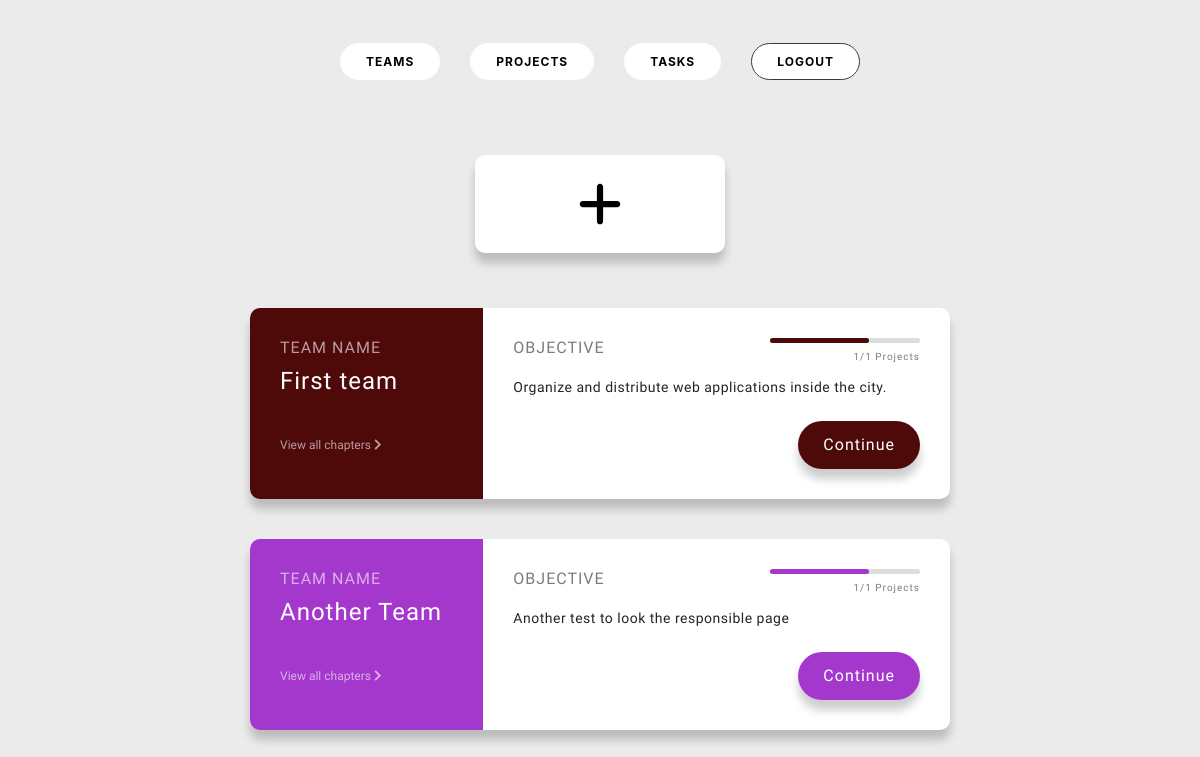
The page /teams (signed in) on the database as committed earlier.
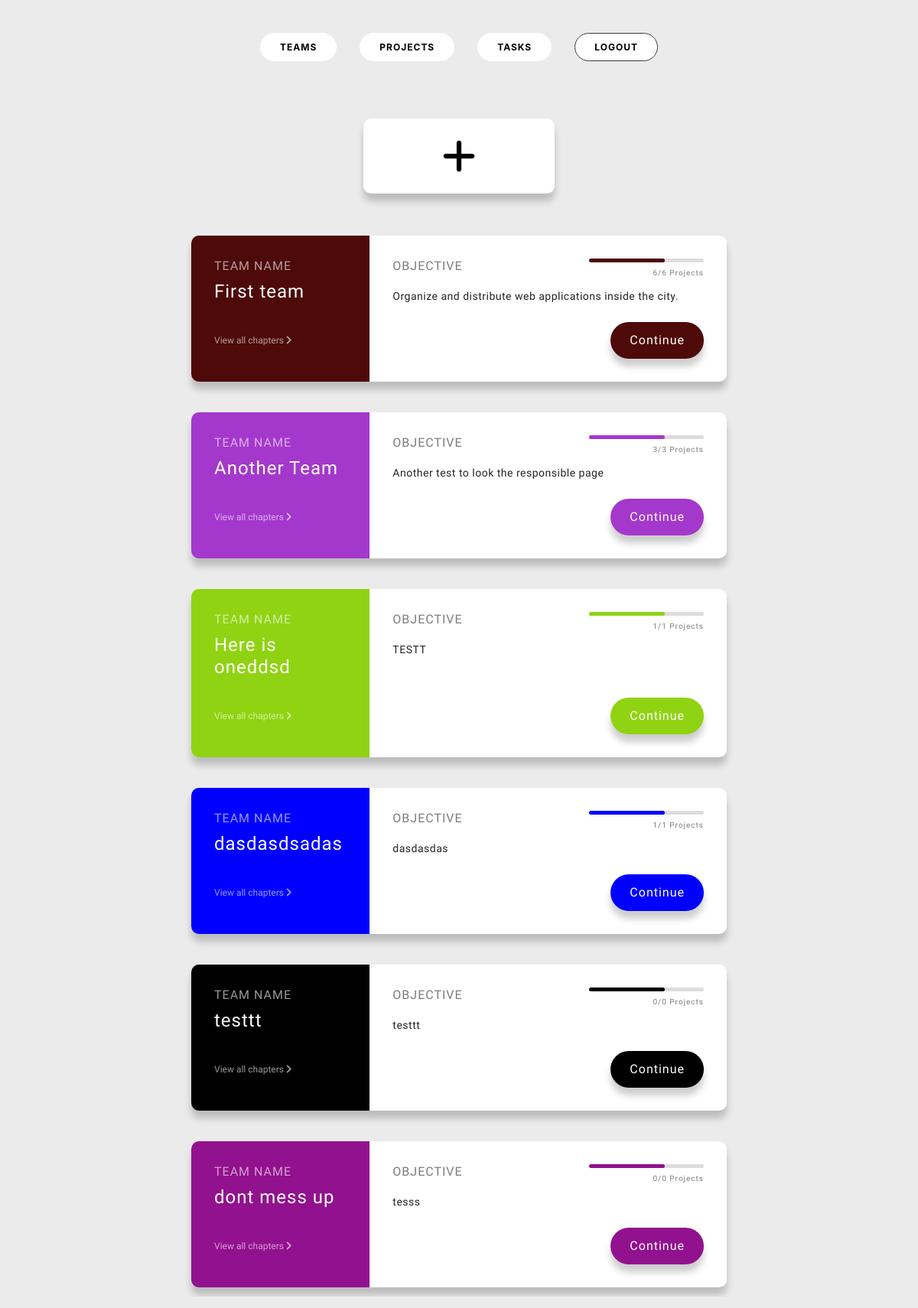
The same page on the database as committed later.
### network/models.py (models this page shows, shortened)
class Team(models.Model):
    name = models.CharField(max_length=255)
    objective = models.TextField()
    color = models.CharField(max_length=7)
    members = models.ManyToManyField(User, related_name='teams', default=None, null=True,)

### network/views.py (the view)
# urls.py: path("teams", views.teams, name="teams"),
def teams(request):
    current_user = request.user
    teams = current_user.teams.all()
    context = {
        'teams': teams
    }
    return render(request, "network/teams.html", context)

### network/templates/network/teams.html (shortened to what this page needs)
{% extends "network/layout.html" %}
{% block body %}
<div class="teams_wrapper">
    <div class="team_container w-25 m-auto">
        <a href="{% url 'create_team'%}">
            <div class="team white_bg p-4">
            </div>
        </a>
    </div>
    {% for team in teams %}
    <div class="team_container">
        <div class="team row">
            <div class="team-preview col-4" style="background-color: {{ team.color }}">
                <h6>Team Name</h6>
                <h2>{{ team.name }}</h2>
                <a href="#">View all chapters <i class="fas fa-chevron-right"></i></a>
            </div>
            <div class="team-info col-8">
                <div class="progress-container">
                    <div class="progress bar_color_{{ team.id }}"></div>
                    <span class="progress-text">
                        {{ team.project_set.count }}/{{ team.project_set.all.count }} Projects
                    </span>
                </div>
                <h6>Objective</h6>
                <p>{{ team.objective }}</p>
                <button class="btn btn_team" style="background-color: {{ team.color }}">Continue</button>
            </div>
        </div>
    </div>
    {% endfor %}
</div>
{% endblock %}

Rows that differ between the two databases and show on the page:
computed for Team "First team": project_set.count "1" → "6"; project_set.all.count "1" → "6"
computed for Team "Another Team": project_set.count "1" → "3"; project_set.all.count "1" → "3"
added Team: name "Here is oneddsd", project_set.count "1", project_set.all.count "1", objective "TESTT"
added Team: name "dasdasdsadas", project_set.count "1", project_set.all.count "1", objective "dasdasdas"
added Team: name "testtt", project_set.count "0", project_set.all.count "0", objective "testtt"
added Team: name "dont mess up", project_set.count "0", project_set.all.count "0", objective "tesss"
